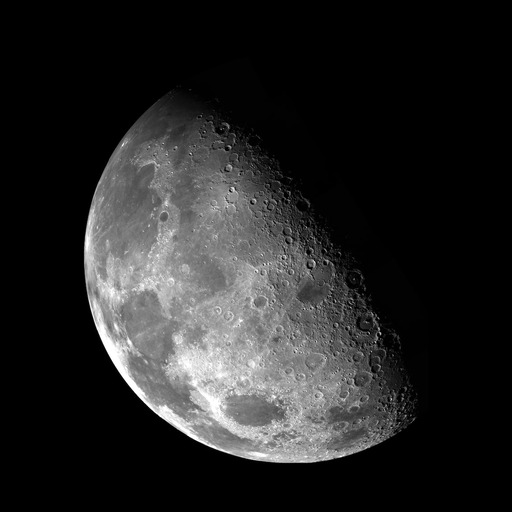
#> input picture moon.jpg, 512 x 512 px
$ python 3a.py
#> lines starting #> are read from the running program, lines starting #| are printed output that depends on the picture; after the words box and inside, x2 and y2 are one past the last pixel; in counts of white or black regions, pixels touching at a corner belong together
import cv2
import numpy as np
from skimage.metrics import peak_signal_noise_ratio
import matplotlib.pyplot as plt


image = cv2.imread('moon.jpg', cv2.IMREAD_GRAYSCALE)
#> image is the input picture: shape (512, 512); min 0, max 255, mean 37.2


def add_salt_noise(noise_image):
    row,col = noise_image.shape
#> row = 512; col = 512
    num_of_pixels = np.random.randint(300, 10000)
    for i in range(num_of_pixels):
        x_cor = np.random.randint(0, row-1)
        y_cor = np.random.randint(0, col-1)
        noise_image[x_cor][y_cor] = 255
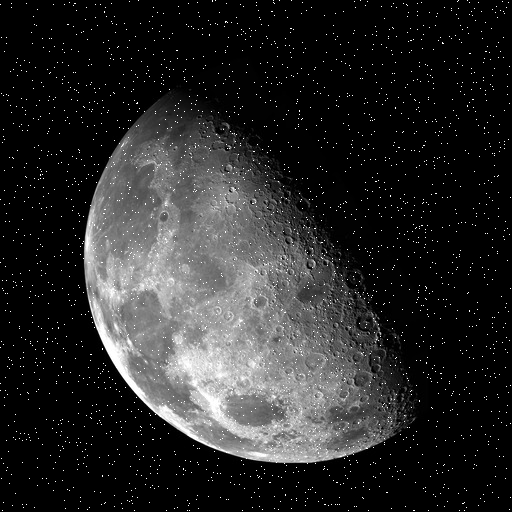
#> noise_image: shape (512, 512); 1.15% of pixels changed, all inside (x1, y1, x2, y2) = (0, 0, 511, 511)
    return noise_image
def add_papper_noise(noise_image):
    row,col = noise_image.shape
#> row = 512; col = 512
    num_of_pixels = np.random.randint(300, 10000)
    for i in range(num_of_pixels):
        x_cor = np.random.randint(0, row-1)
        y_cor = np.random.randint(0, col-1)
        noise_image[x_cor][y_cor] = 0
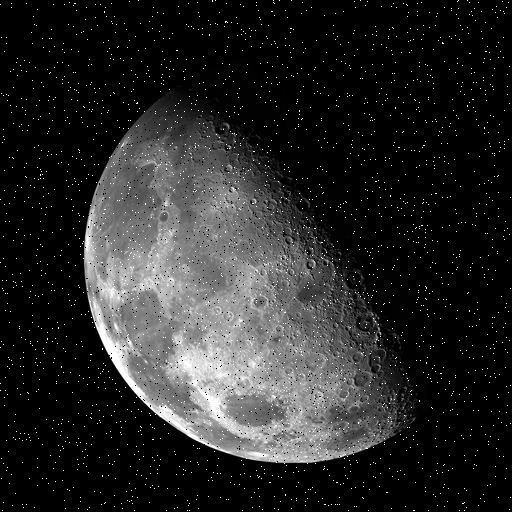
#> noise_image: shape (512, 512); 0.49% of pixels changed, all inside (x1, y1, x2, y2) = (60, 18, 493, 493)
    return noise_image

noise_image = image.copy()
add_salt_noise(noise_image)
add_papper_noise(noise_image)

def calculate_psnr(original_image, noisy_image):
    original_image = original_image.astype(np.float64)
    noisy_image = noisy_image.astype(np.float64)
    mse = np.mean((original_image - noisy_image) ** 2)
    max_pixel = 255.0
    psnr = 20 * np.log10(max_pixel / np.sqrt(mse))
    return psnr

def average_filter(noisy_image, kernel_size):
#> called with kernel_size = 5
    filtered_image = np.zeros_like(noisy_image)
    pad_size = kernel_size // 2
    starting_row = 0+pad_size
    starting_col = 0+pad_size
    ending_row = filtered_image.shape[0] - pad_size
#> ending_row = 510
    ending_col = filtered_image.shape[1] - pad_size
#> ending_col = 510
    mask = np.ones((kernel_size, kernel_size)) / (kernel_size**2)

    for i in range(starting_row, ending_row):
        for j in range(starting_col, ending_col):
            window = noisy_image[i - pad_size:i + pad_size + 1 , j-pad_size:j+pad_size+1]
            temp_window = window.copy()
            temp_window = temp_window * mask
            temp_window_mean = np.sum(temp_window)
            filtered_image[i][j] = temp_window_mean
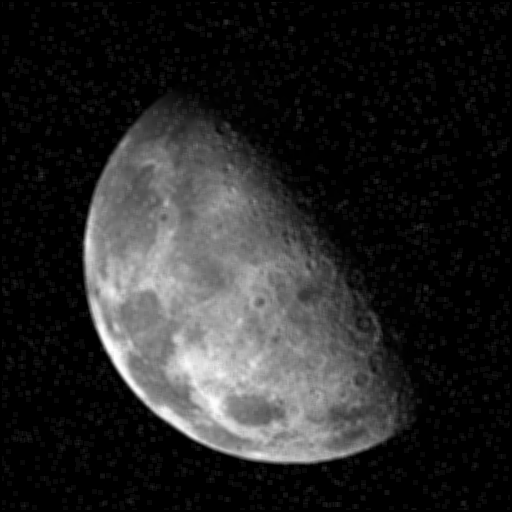
#> filtered_image: shape (512, 512); min 0, max 254, mean 39
    return filtered_image

def median_filter(noisy_image, kernel_size):
#> called with kernel_size = 5
    filtered_image = np.zeros_like(noisy_image)
    pad_size = kernel_size // 2
    starting_row = 0+pad_size
    starting_col = 0+pad_size
    ending_row = filtered_image.shape[0] - pad_size
#> ending_row = 510
    ending_col = filtered_image.shape[1] - pad_size
#> ending_col = 510

    for i in range(starting_row, ending_row):
        for j in range(starting_col, ending_col):
            window = noisy_image[i - pad_size:i + pad_size + 1, j-pad_size:j+pad_size+1]
            window_mean = np.median(window)
            filtered_image[i][j] = window_mean

    return filtered_image

average_filtered = average_filter(noise_image, 5)

median_filtered = median_filter(noise_image, 5)

psnr_noise = peak_signal_noise_ratio(image, noise_image)
#> psnr_noise = 19.97
psnr_average = peak_signal_noise_ratio(image, average_filtered)
#> psnr_average = 27.34
psnr_median = peak_signal_noise_ratio(image, median_filtered)
#> psnr_median = 29.69

plt.figure(figsize=(12, 6))


plt.subplot(2, 2, 1)
plt.imshow(image, cmap='gray')
plt.title('Original Image')
plt.axis('off')


plt.subplot(2, 2, 2)
plt.imshow(noise_image, cmap='gray')
plt.title(f'Noisy Image\n PSNR : {psnr_noise:.2f} dB')
plt.axis('off')

plt.subplot(2, 2, 3)
plt.imshow(average_filtered, cmap='gray')
plt.title(f'Average Filtered\nPSNR: {psnr_average:.2f} dB')
plt.axis('off')


plt.subplot(2, 2, 4)
plt.imshow(median_filtered, cmap='gray')
plt.title(f'Median Filtered\nPSNR: {psnr_median:.2f} dB')
plt.axis('off')

plt.tight_layout()
plt.show()
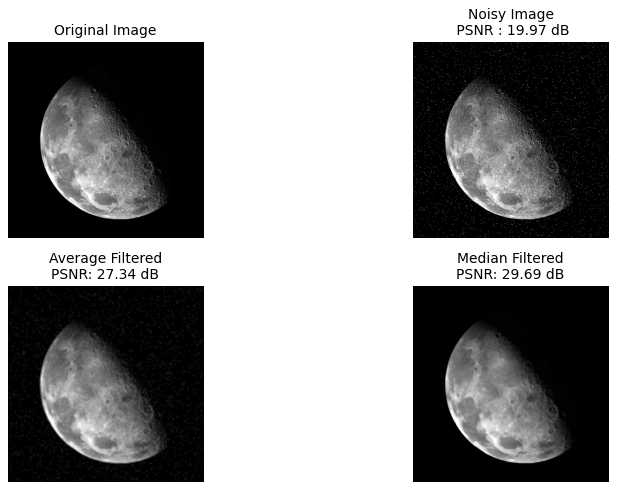
#> figure drawn by matplotlib, 4 panels
